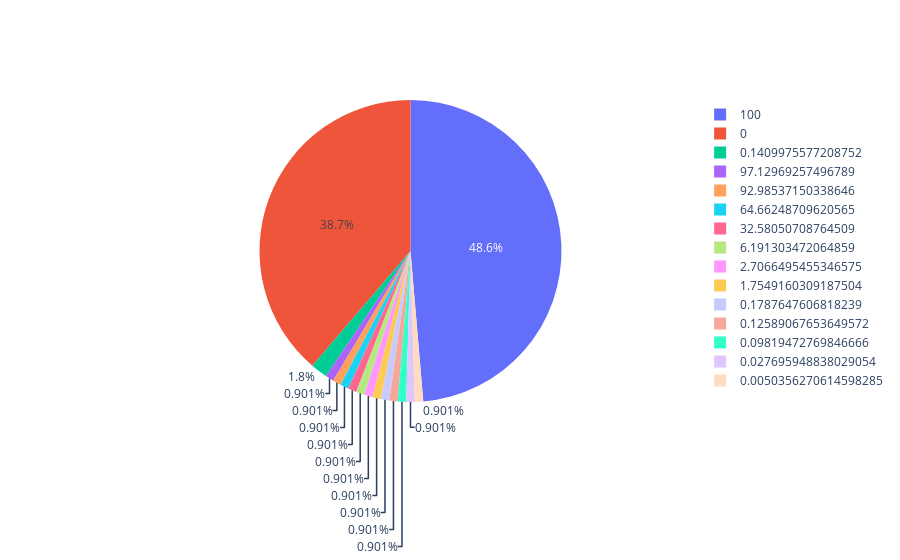

Source (notebook cell):
### Markdown cell above
## 2. Data Cleaning
### A. Null Values Analysis

### Code cell
loan_metadata = getMetadata(loan_df)
loan_metadata_group = loan_metadata.groupby("Null_Percentage").count().reset_index()
loan_metadata_group.sort_values(["Null_Percentage"], axis=0,ascending=False, inplace=True)
plot_pie_chart(loan_metadata_group,"Null_Percentage","Null_Count")

### Figure 1 — Plotly figure (JSON) as saved in the notebook; plotly's stock layout.template omitted (floating-point values rounded to 4 significant figures)
{"data": [{"labels": [100, 97.13, 92.99, 64.66, 32.58, 6.191, 2.707, 1.755, 0.1788, 0.141, 0.1259, 0.09819, 0.0277, 0.005036, 0], "type": "pie", "values": [54, 1, 1, 1, 1, 1, 1, 1, 1, 2, 1, 1, 1, 1, 43]}], "layout": {}}
